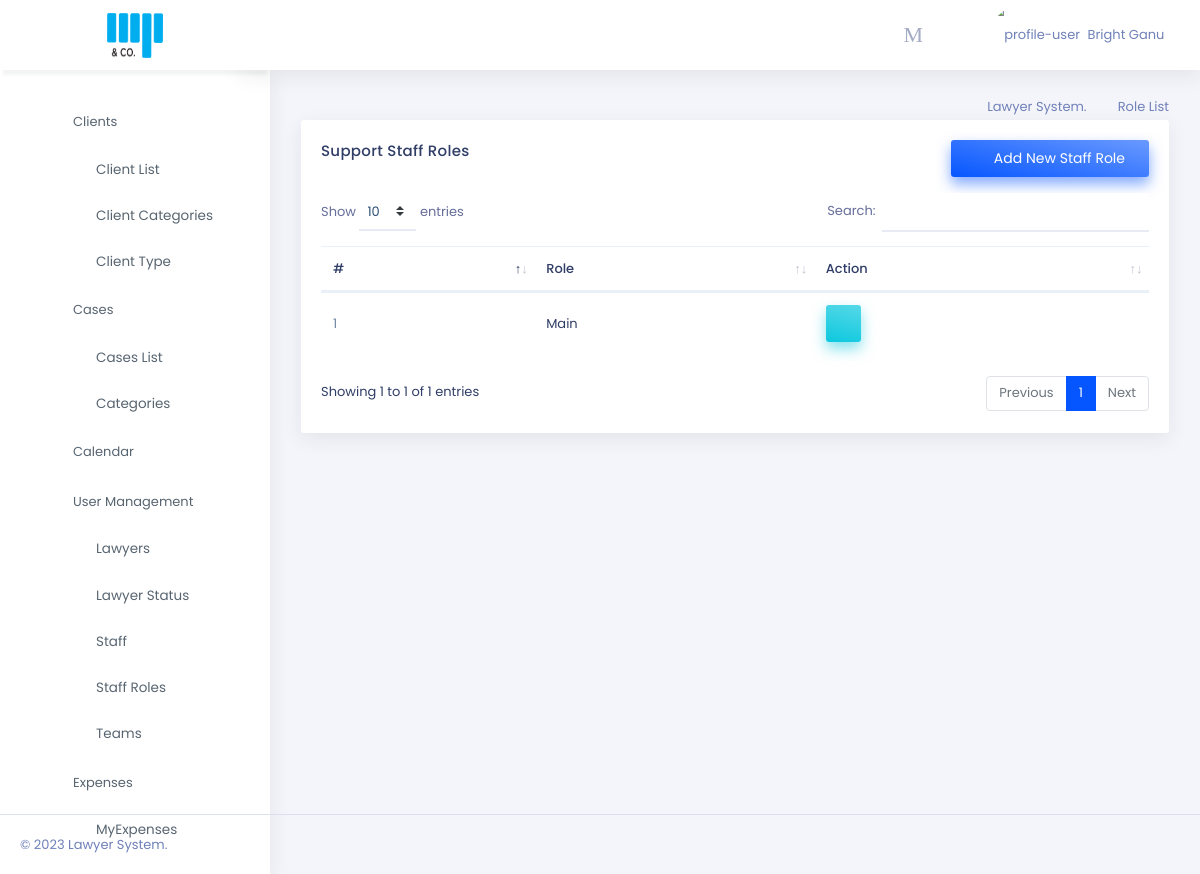
The app's page /accounts/roles/roles-list (signed in) with its own data.
### lawyers/models.py (models this page shows, shortened)
class User(AbstractUser):
    avatar = models.ImageField(
        upload_to="avatars/", null=True, blank=True)
    phone = models.CharField(default="", max_length=50)
    team=models.ForeignKey('lawyers.Team',null=True, on_delete=models.SET_NULL) #added team: 13.04.2021
    is_lawyer = models.BooleanField(default=False)

class Role(models.Model):
    title=models.CharField(max_length=250)

### accounts/views.py (the view)
# urls.py: path("accounts/roles/roles-list",role_list,name='role_list'),
@login_required
def role_list(request):
    role_list=Role.objects.all().order_by('-pk')
    return render(request,"accounts/roles/role_list.html",{"role_list":role_list,'form':RoleForm()})

### accounts/forms.py
class RoleForm(forms.ModelForm):
    class Meta:
        model=Role
        fields=('title',)

### accounts/templatetags/auth_extras.py (called while the page is built)
@register.filter(name='has_group')
def has_group(user, group_name):
    group = Group.objects.get(name=group_name)
    return True if group in user.groups.all() else False

### cases/context_processors.py (called while the page is built)
def get_lawyer(user):
    try:
        qs=Lawyer.objects.get(user=user)
        return qs
    except :
        return None

### accounts/templates/accounts/roles/role_list.html (shortened to what this page needs)
{% extends 'base.html' %}
{% load static %}
{% load auth_extras %}
{% load crispy_forms_tags %}
{% block content %}
<div class="page-content">
    <div class="container-fluid">
        <div class="row">
            <div class="col-sm-12">
                <div class="page-title-box">
                    <div class="float-right">
                        <ol class="breadcrumb">
                            <li class="breadcrumb-item"><a href="/">Lawyer System.</a></li>
                            <li class="breadcrumb-item active">Role List</li>
                        </ol>
                    </div>
                </div>
            </div>
        </div>
        <div class="row">
            <div class="col-12">
                <div class="card">
                    <div class="card-body">
                        <button class="btn btn-gradient-primary px-4 float-right mt-0 mb-3" data-toggle="modal"
                            data-target=".bd-example-modal-xl"><i class="mdi mdi-plus-circle-outline mr-2"></i>Add New
                            Staff Role</button>
                        <h4 class="mt-0 header-title">Support Staff Roles</h4>
                        <div class="table-responsive dash-social">
                            <table id="datatable" class="table">
                                <thead>
                                    <tr>
                                        <th>#</th>
                                        <th>Role</th>
                                        <th>Action</th>
                                    </tr>
                                </thead>
                                <tbody>
                                    {% for role in role_list %}
                                    <tr>
                                        <td>{{forloop.counter}}</td>
                                        <td> <a href="{% url 'accounts:role_detail' role.pk %}">{{role.title|title}}</a>
                                        </td>
                                        <td>
                                            <a href="{% url 'accounts:role_detail' role.pk %}"
                                                class="btn btn-gradient-secondary waves-effect waves-light"><i
                                                    class="mdi mdi-eye"></i></a>
                                        </td>
                                    </tr>
                                    {% endfor %}
                                </tbody>
                            </table>
                        </div>
                    </div>
                </div>
            </div>
        </div>
    </div>
</div>
{% endblock content %}

### templates/header.html (shortened to what this page needs)
{% load static %}
{% load auth_extras %}
{% load notification_tags %}
<body id='body'>
    <div class="topbar">
        <div class="topbar-left">
            {% if request.user|has_group:"Accounts" %}
            <a href="{% url 'account_dash' %}" class="logo">
                <span>
                    <img src="{% static './assets/images/logo.png' %}" alt="logo-small"
                        style="width: 56px;height:45px;">
                </span>
            </a>
            {% else %}
            <a href="/" class="logo">
                <span>
                    <img src="{% static './assets/images/logo.png' %}" alt="logo-small"
                        style="width: 56px;height:45px;">
                </span>
            </a>
            {% endif %}
        </div>
        <nav class="navbar-custom">
            <ul class="list-unstyled topbar-nav float-right mb-0">
                <li class="dropdown notification-list">
                    <a class="nav-link dropdown-toggle arrow-none waves-light waves-effect"
                        href="{% url 'cases:calendar'%}">
                        <i class="dripicons-calendar noti-icon"></i>
                    </a>
                </li>
                <li class="dropdown notification-list">
                    <a class="nav-link dropdown-toggle arrow-none waves-light waves-effect" data-toggle="dropdown"
                        href="#" role="button" aria-haspopup="false" aria-expanded="false">
                        <i class="dripicons-message noti-icon"></i>
                    </a>
                </li>
                <li class="dropdown">
                    <a class="nav-link dropdown-toggle waves-effect waves-light nav-user" data-toggle="dropdown"
                        href="#" role="button" aria-haspopup="false" aria-expanded="false">
                        {% if user.avatar %}
                            <img src="{{user.avatar.url}}" alt="profile-user" class="rounded-circle" />
                        {% else %}
                        <img src="{% static './assets/images/user.png' %}" alt="profile-user" class="rounded-circle" />
                        {% endif %}
                        <span class="ml-1 nav-user-name hidden-sm">
                            {% if user.is_authenticated %}
                            {{user.first_name|title}} {{user.last_name|title}}
                            {% endif %}
                            <i class=" mdi mdi-chevron-down"></i> </span>
                    </a>
                </li>
            </ul>
            <ul class="list-unstyled topbar-nav mb-0">
                <li>
                    <button class="button-menu-mobile nav-link waves-effect waves-light">
                        <i class="dripicons-menu nav-icon"></i>
                    </button>
                </li>
            </ul>
        </nav>
    </div>
    <div class="page-wrapper">
        <div class="left-sidenav">
            <ul class="metismenu left-sidenav-menu">
                     {% if request.user|has_group:'Accounts' %}
                <li>
                    <a href="javascript: void(0);"><i class="ti-wallet"></i><span>Accounts</span><span class="menu-arrow"><i
                                class="mdi mdi-chevron-right"></i></span></a>
                    <ul class="nav-second-level" aria-expanded="false">
                        <li class="nav-item"><a class="nav-link" href="{% url 'account_dash' %}"><i
                                    class="ti-control-record"></i>Dashboard</a></li>
                        <li class="nav-item"><a class="nav-link" href="{% url 'cases:renumerations' %}"><i
                                    class="ti-control-record"></i>Requests</a></li>
                        <li class="nav-item"><a class="nav-link" href="{% url 'clients:payment_list' %}"><i
                                    class="ti-control-record"></i>Payments</a></li>
                         <li class="nav-item"><a class="nav-link" href="{% url 'cases:client_payment_list' %}"><i
                                    class="ti-control-record"></i>Payment Requests</a></li>
                        <li class="nav-item"><a class="nav-link" href="{% url 'accounts:expenses' %}"><i
                                    class="ti-control-record"></i>All Expenses</a></li>
                        <li class="nav-item"><a class="nav-link" href="{% url 'accounts:invoice_list' %}"><i
                            class="ti-control-record"></i>Invoice</a></li>
                    </ul>
                </li>
{% else %}
                {% if request.user|has_group:'Lawyer' or request.user|has_group:'Staff' or request.user.is_superuser %}
                <li>
                    <a href="javascript: void(0);"><i class="ti-link"></i><span>Clients</span><span
                            class="menu-arrow"><i class="mdi mdi-chevron-right"></i></span></a>
                    <ul class="nav-second-level" aria-expanded="false">
                        <li class="nav-item"><a class="nav-link" href="{% url 'clients:client_list' %}"><i
                                    class="ti-control-record"></i>Client List</a></li>
                        <li class="nav-item"><a class="nav-link" href="{% url 'clients:cat_list' %}"><i
                                    class="ti-control-record"></i>Client Categories</a></li>
                        <li class="nav-item"><a class="nav-link" href="{% url 'clients:type_list' %}"><i
                            class="ti-control-record"></i>Client Type</a></li>
                    </ul>
                </li>
                <li>
                    <a href="javascript: void(0);"><i class="ti-briefcase"></i><span>Cases</span><span
                            class="menu-arrow"><i class="mdi mdi-chevron-right"></i></span></a>
                    <ul class="nav-second-level" aria-expanded="false">
                        <li class="nav-item"><a class="nav-link" href="{% url 'cases:case_list' %}"><i
                                    class="ti-control-record"></i>Cases List</a></li>
                        <li class="nav-item"><a class="nav-link" href="{% url 'cases:cat_list' %}"><i
                                    class="ti-control-record"></i>Categories</a></li>
                            </a></li>
                    </ul>
                <li>
                    <a href="{% url 'cases:calendar' %}"><i class="ti-calendar"></i><span>Calendar</span></a>
                </li>
                {% if request.user.is_superuser %}
                <li>
                    <a href="javascript: void(0);"><i class="ti-user"></i><span>User Management</span><span
                            class="menu-arrow"><i class="mdi mdi-chevron-right"></i></span></a>
                    <ul class="nav-second-level" aria-expanded="false">
                        <li class="nav-item"><a class="nav-link" href="{% url 'accounts:lawyer_list' %}"><i
                                    class="ti-control-record"></i>Lawyers</a></li>
                         <li class="nav-item"><a class="nav-link" href="{% url 'accounts:status_list' %}"><i
                                    class="ti-control-record"></i>Lawyer Status</a></li>
                        <li class="nav-item"><a class="nav-link" href="{% url 'accounts:staff_list' %}"><i
                                    class="ti-control-record"></i>Staff</a></li>
                         <li class="nav-item"><a class="nav-link" href="{% url 'accounts:role_list' %}"><i
                                    class="ti-control-record"></i>Staff Roles</a></li>
                        <li class="nav-item"><a class="nav-link" href="{% url 'accounts:teams' %}"><i
                                    class="ti-control-record"></i>Teams</a></li>
                    </ul>
                </li>
                {% endif %}
                {% if request.user|has_group:'Lawyer' or request.user|has_group:"Staff" or request.user.is_superuser %}
                <li>
                    <a href="javascript: void(0);"><i class="ti-plus"></i><span>Expenses</span><span class="menu-arrow"><i
                                class="mdi mdi-chevron-right"></i></span></a>
                    <ul class="nav-second-level" aria-expanded="false">
                        <li class="nav-item"><a class="nav-link" href="{% url 'cases:expenses' %}"><i
                                    class="ti-control-record"></i>MyExpenses</a></li>
                    </ul>
                </li>
                {% endif %}
                {% endif %}
                {% endif %}
        </div>

### static/chat/style.css (style rules this page uses)
body { font-size: 15px; }

### records on screen
User: first_name "Bright", last_name "Ganu"
Role: title "Main"
